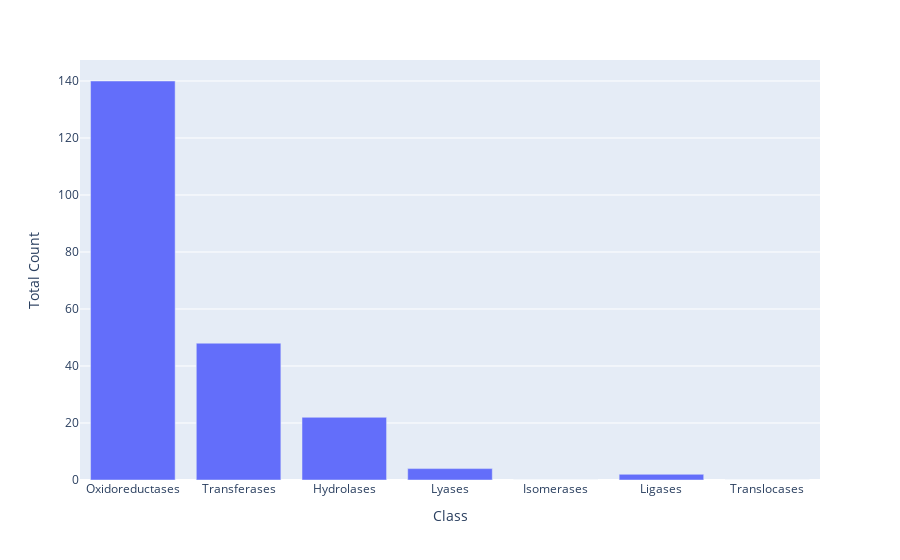

The notebook cell this image was saved under:
### Code cell
import plotly.express as px

# Plot the occurrence of enzymes across all of our selected taxa 
fig2 = px.bar(enzyme_counts, x="Class", y="Total Count") #, title="Overlap of enzyme classes between taxa and media:"
fig2.show()

### Figure 1 — Plotly figure (JSON) as saved in the notebook; plotly's stock layout.template omitted (floating-point values rounded to 4 significant figures)
{"data": [{"alignmentgroup": "True", "hovertemplate": "Class=%{x}<br>Total Count=%{y}<extra></extra>", "legendgroup": "", "marker": {"color": "#636efa", "pattern": {"shape": ""}}, "name": "", "offsetgroup": "", "orientation": "v", "showlegend": false, "textposition": "auto", "type": "bar", "x": ["Oxidoreductases", "Transferases", "Hydrolases", "Lyases", "Isomerases", "Ligases", "Translocases"], "xaxis": "x", "y": [140, 48, 22, 4, 0, 2, 0], "yaxis": "y"}], "layout": {"barmode": "relative", "legend": {"tracegroupgap": 0}, "margin": {"t": 60}, "xaxis": {"anchor": "y", "domain": [0, 1], "title": {"text": "Class"}}, "yaxis": {"anchor": "x", "domain": [0, 1], "title": {"text": "Total Count"}}}}
